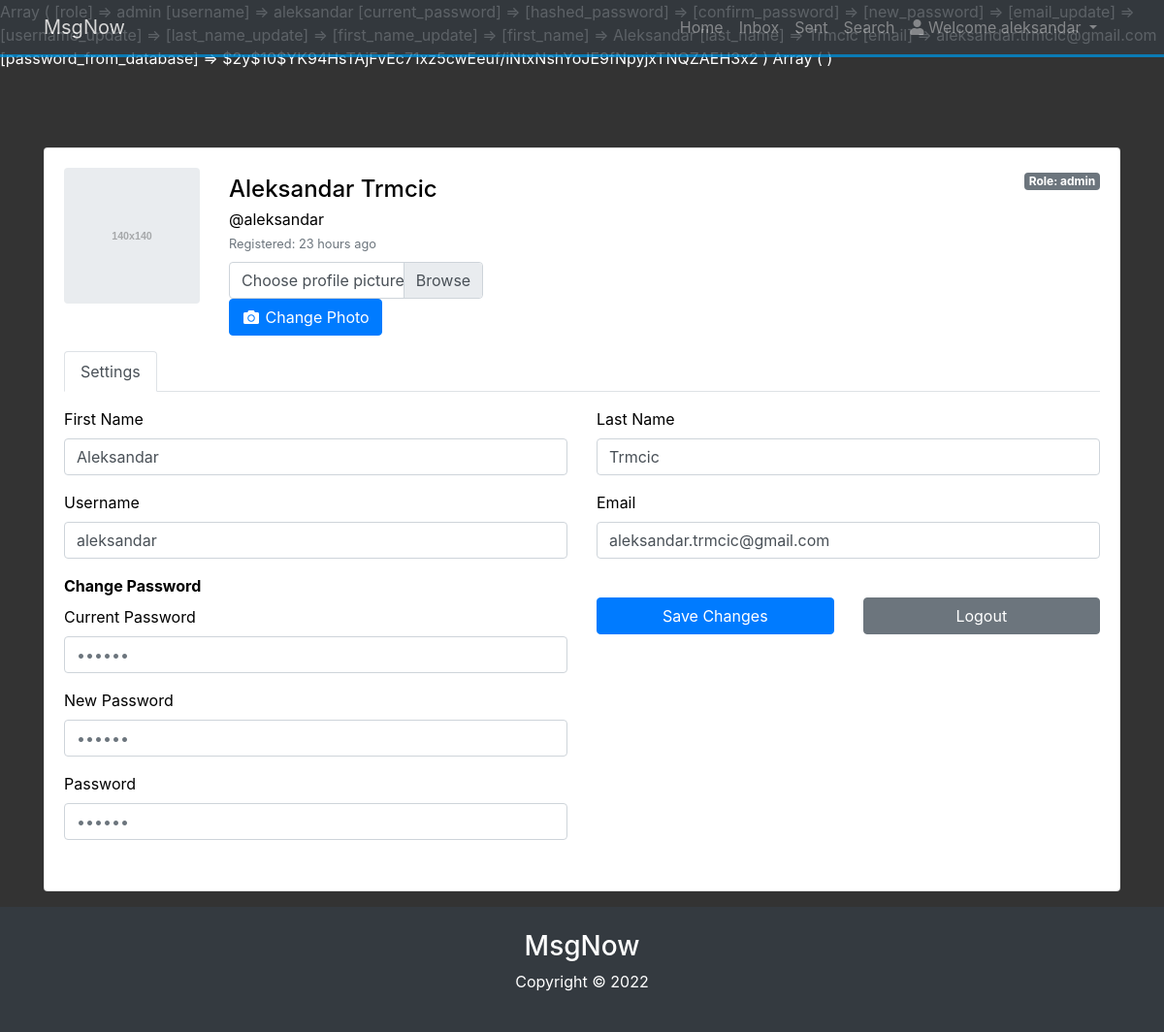
The page /profile.php (signed in) on the database its author committed.
### tables this page shows
CREATE TABLE IF NOT EXISTS `users` (
  `id` int(11) NOT NULL AUTO_INCREMENT,
  `username` varchar(100) NOT NULL,
  `password` varchar(100) NOT NULL,
  `first_name` varchar(100) NOT NULL,
  `last_name` varchar(100) NOT NULL,
  `email` varchar(100) NOT NULL,
  `phone` varchar(100) NOT NULL,
  `role` varchar(100) NOT NULL DEFAULT 'user',
  `time_registered` timestamp NOT NULL DEFAULT CURRENT_TIMESTAMP,
  PRIMARY KEY (`id`),
  UNIQUE KEY `username` (`username`)
);

### profile.php (called while the page is built, shortened)
<?php include("includes/profile_header.php") ?>
<?php
$user = new User($database);
$row = $user->get_user();
print_r($_SESSION);
print_r($_POST);
?>
<?php include ("includes/profile_edit_form.php") ?>
<?php include ("includes/home_footer.php");?>

### includes/database.php (called while the page is built, shortened)
<?php
class Database {
    public function __construct($host = DB_HOST,$user = DB_USER,$password = DB_PASS,$base = DB_NAME)
    {
        try{
        $this->conn = new PDO("mysql:host=$host;dbname=$base",$user,$password);
        } catch (PDOException $ex){
            echo "Connection failed: " . $ex->getMessage();
        }
    }
}
$database = new Database();
?>

### includes/user.php (called while the page is built, shortened)
<?php
include_once("functions.php");
class User {
    public $database;
    public $username;
    public function __construct($data_base)
    {
        $this->database = $data_base;
        $this->username = $_SESSION['username'];
    }
    public function get_user(){
        try{
            $stmt = $this->database->conn->prepare("SELECT * FROM users WHERE username = ?");
            $stmt->execute(array($this->username));
            $row = $stmt->fetch();
            return $row;
        }catch (PDOException $e){
            echo "Error: ". $e->getMessage();
        }
    }
}
?>

### includes/functions.php (called while the page is built, shortened)
<?php
function time_elapsed_string($datetime, $full = false) {
    $now = new DateTime;
    $ago = new DateTime($datetime);
    $diff = $now->diff($ago);
    $diff->w = floor($diff->d / 7);
    $diff->d -= $diff->w * 7;
    $string = array(
        'y' => 'year',
        'm' => 'month',
        'w' => 'week',
        'd' => 'day',
        'h' => 'hour',
        'i' => 'minute',
        's' => 'second',
    );
    foreach ($string as $k => &$v) {
        if ($diff->$k) {
            $v = $diff->$k . ' ' . $v . ($diff->$k > 1 ? 's' : '');
        } else {
            unset($string[$k]);
        }
    }
    if (!$full) $string = array_slice($string, 0, 1);
    return $string ? implode(', ', $string) . ' ago' : 'just now';
}
?>

### includes/profile_edit_form.php (the view, shortened to what this page needs)
<div class="container mt-6" id="profile">
    <div class="row flex-lg-nowrap">
        <div class="col">
            <div class="row">
                <div class="col mb-3">
                    <div class="card">
                        <div class="card-body">
                            <div class="e-profile">
                                <div class="row">
                                    <div class="col-12 col-sm-auto mb-3">
                                        <div class="mx-auto" style="width: 140px;">
                                            <div class="d-flex justify-content-center align-items-center rounded" style="height: 140px; background-color: rgb(233, 236, 239);">
                                                <span style="color: rgb(166, 168, 170); font: bold 8pt Arial;">140x140</span>
                                            </div>
                                        </div>
                                    </div>
                                    <div class="col d-flex flex-column flex-sm-row justify-content-between mb-3">
                                        <div class="text-center text-sm-left mb-2 mb-sm-0">
                                            <h4 class="pt-sm-2 pb-1 mb-0 text-nowrap"><?php echo $row->first_name." ".$row->last_name;?></h4>
                                            <p class="mb-0">@<?php echo $row->username;?></p>
                                            <div class="text-muted"><small>Registered: <?php echo time_elapsed_string($row->time_registered);?></small></div>
                                            <div class="mt-2">
                                                <form action="<?php echo $_SERVER['PHP_SELF'];?>" method="post" enctype="multipart/form-data">
                                                    <div class="custom-file">
                                                        <label class="custom-file-label" for="customFile">Choose profile picture</label>
                                                    </div>
                                                    <button class="btn btn-primary" type="submit" name="picture">
                                                        <i class="fa fa-fw fa-camera"></i>
                                                        <span>Change Photo</span>
                                                    </button>
                                                </form>
                                            </div>
                                        </div>
                                        <div class="text-center text-sm-right">
                                            <span class="badge badge-secondary"><?php echo "Role: ".$row->role;?></span>
                                        </div>
                                    </div>
                                </div>
                                <ul class="nav nav-tabs">
                                    <li class="nav-item"><a href="" class="active nav-link">Settings</a></li>
                                </ul>
                                <div class="tab-content pt-3">
                                    <div class="tab-pane active">
                                        <form class="form" method="post" action="<?php echo $_SERVER['PHP_SELF'];?>" onclick="yes">
                                            <div class="row">
                                                <div class="col">
                                                    <div class="row">
                                                        <div class="col-md-6">
                                                            <div class="form-group">
                                                                <label for="first_name">First Name</label>
                                                                <input type="text" class="form-control" name="first_name_update" placeholder="Enter First Name" maxlength="30" value="<?php if(!empty($_SESSION['first_name_update'])){echo $_SESSION['first_name_update'];}else echo $_SESSION['first_name'];?>"><span class="error"><?php echo $first_name_updateErr;?></span>
                                                            </div>
                                                        </div>
                                                        <div class="col-md-6">
                                                            <div class="form-group">
                                                                <label for="last_name">Last Name</label>
                                                                <input type="text" class="form-control" name="last_name_update" placeholder="Enter Last Name" maxlength="30" value="<?php if(!empty($_SESSION['last_name_update'])){echo $_SESSION['last_name_update'];}else echo $_SESSION['last_name'];?>"><span class="error"><?php echo $last_name_updateErr;?></span>
                                                            </div>
                                                        </div>
                                                        <div class="col-md-6">
                                                            <div class="form-group">
                                                                <label for="user">Username</label>
                                                                <input class="form-control" name="username_update" type="text" id="username_update" placeholder="Enter Username" maxlength="30" value="<?php if(!empty($_SESSION['username_update'])){echo $_SESSION['username_update'];}else echo $_SESSION['username'];?>"><span class="error"><?php echo $username_updateErr;?></span>
                                                            </div>
                                                        </div>
                                                        <div class="col-md-6">
                                                            <div class="form-group">
                                                                <label for="email">Email</label>
                                                                <input class="form-control" name="email_update" type="text" id="email_update" placeholder="Enter Email" maxlength="30" value="<?php if(!empty($_SESSION['email_update'])){echo $_SESSION['email_update'];}else echo $_SESSION['email'];?>"><span class="error"><?php echo $email_updateErr;?></span>
                                                            </div>
                                                        </div>
                                                    </div>
                                                </div>
                                            </div>
                                            <div class="row">
                                                <div class="col-6 col-sm-6 mb-3">
                                                    <div class="mb-2"><b>Change Password</b></div>
                                                    <div class="row">
                                                        <div class="col">
                                                            <div class="form-group">
                                                                <label for="current_password">Current Password</label>
                                                                <input class="form-control" name="current_password" type="password" id="current_password" placeholder="••••••" maxlength="30" value="<?php echo $_SESSION['current_password']; ?>"><span class="error"><?php echo $current_passwordErr;?></span>
                                                            </div>
                                                        </div>
                                                    </div>
                                                    <div class="row">
                                                        <div class="col">
                                                            <div class="form-group">
                                                                <label for="new_password">New Password</label>
                                                                <input class="form-control" name="new_password" type="password" id="new_password" placeholder="••••••" maxlength="30" value="<?php echo $_SESSION['new_password']; ?>"><span class="error"><?php echo $new_passwordErr;?></span>
                                                            </div>
                                                        </div>
                                                    </div>
                                                    <div class="row">
                                                        <div class="col">
                                                            <div class="form-group">
                                                                <label for="confirm_password"> Password</span></label>
                                                                <input class="form-control" name="confirm_password" type="password" placeholder="••••••" id="password2" maxlength="30" value="<?php echo $_SESSION['confirm_password']; ?>"><span class="error"><?php echo $confirm_passwordErr;?></span>
                                                            </div>
                                                        </div>
                                                    </div>
                                                </div>
                                                <div class="col-md-3 mt-4">
                                                    <button class="btn btn-block btn-primary" type="submit" name="profile" >Save Changes</button>
                                                </div>
                                                <div class="col-md-3 mt-4">
                                                    <a href="logout.php" class="btn btn-block btn-secondary" role="button" onClick="return confirm('Are you sure you want to logout?')">Logout</a>
                                                </div>
                                        </form>
                                    </div>
                                </div>
                            </div>
                        </div>
                    </div>
                </div>
            </div>
        </div>
    </div>
</div>

### css/style.css (style rules this page uses)
body { background: #333; color: #fff; }
#profile { color: black; }
.mt-6 { margin-top: 5rem; }

### rows shown on the page
users: first_name "Aleksandar", last_name "Trmcic", username "aleksandar", time_registered "23 hours ago", role "admin"

### other values the page prints
$_SESSION['username'] "aleksandar"
